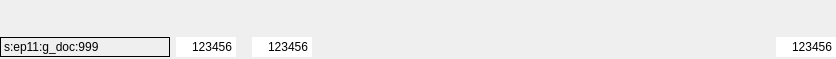
<?xml version="1.0" encoding="UTF-8"?>
<ui version="4.0">
 <class>PlayerControlWidget</class>
 <widget class="QWidget" name="PlayerControlWidget">
  <property name="geometry">
   <rect>
    <x>0</x>
    <y>0</y>
    <width>822</width>
    <height>59</height>
   </rect>
  </property>
  <property name="windowTitle">
   <string>Form</string>
  </property>
  <layout class="QVBoxLayout" name="verticalLayout">
   <property name="spacing">
    <number>3</number>
   </property>
   <property name="leftMargin">
    <number>0</number>
   </property>
   <property name="topMargin">
    <number>0</number>
   </property>
   <property name="rightMargin">
    <number>0</number>
   </property>
   <property name="bottomMargin">
    <number>0</number>
   </property>
   <item>
    <layout class="QHBoxLayout" name="horizontalLayout_4">
     <item>
      <widget class="CustomQSliderWidget" name="slider_frames" native="true">
       <property name="sizePolicy">
        <sizepolicy hsizetype="MinimumExpanding" vsizetype="Minimum">
         <horstretch>0</horstretch>
         <verstretch>0</verstretch>
        </sizepolicy>
       </property>
       <property name="minimumSize">
        <size>
         <width>750</width>
         <height>30</height>
        </size>
       </property>
      </widget>
     </item>
     <item>
      <layout class="QHBoxLayout" name="horizontalLayout">
       <item>
        <widget class="QPushButton" name="pushButton_play_pause">
         <property name="focusPolicy">
          <enum>Qt::FocusPolicy::NoFocus</enum>
         </property>
         <property name="text">
          <string/>
         </property>
         <property name="icon">
          <iconset>
           <normaloff>../../icons/blue/play.svg</normaloff>../../icons/blue/play.svg</iconset>
         </property>
         <property name="checkable">
          <bool>true</bool>
         </property>
         <property name="flat">
          <bool>true</bool>
         </property>
        </widget>
       </item>
       <item>
        <widget class="QPushButton" name="pushButton_loop">
         <property name="focusPolicy">
          <enum>Qt::FocusPolicy::NoFocus</enum>
         </property>
         <property name="text">
          <string/>
         </property>
         <property name="icon">
          <iconset>
           <normaloff>../../icons/grey/repeat.svg</normaloff>
           <normalon>../../icons/blue/repeat.svg</normalon>../../icons/grey/repeat.svg</iconset>
         </property>
         <property name="checkable">
          <bool>true</bool>
         </property>
         <property name="flat">
          <bool>true</bool>
         </property>
        </widget>
       </item>
      </layout>
     </item>
    </layout>
   </item>
   <item>
    <layout class="QHBoxLayout" name="horizontalLayout_3">
     <property name="spacing">
      <number>6</number>
     </property>
     <item>
      <widget class="QLabel" name="label_ed_ep_part">
       <property name="minimumSize">
        <size>
         <width>170</width>
         <height>0</height>
        </size>
       </property>
       <property name="maximumSize">
        <size>
         <width>180</width>
         <height>16777215</height>
        </size>
       </property>
       <property name="frameShape">
        <enum>QFrame::Shape::Box</enum>
       </property>
       <property name="frameShadow">
        <enum>QFrame::Shadow::Plain</enum>
       </property>
       <property name="lineWidth">
        <number>1</number>
       </property>
       <property name="text">
        <string>s:ep11:g_doc:999</string>
       </property>
      </widget>
     </item>
     <item>
      <widget class="QLineEdit" name="lineEdit_fno">
       <property name="sizePolicy">
        <sizepolicy hsizetype="Maximum" vsizetype="Fixed">
         <horstretch>0</horstretch>
         <verstretch>0</verstretch>
        </sizepolicy>
       </property>
       <property name="minimumSize">
        <size>
         <width>55</width>
         <height>0</height>
        </size>
       </property>
       <property name="maximumSize">
        <size>
         <width>60</width>
         <height>16777215</height>
        </size>
       </property>
       <property name="focusPolicy">
        <enum>Qt::FocusPolicy::NoFocus</enum>
       </property>
       <property name="text">
        <string>123456</string>
       </property>
       <property name="frame">
        <bool>false</bool>
       </property>
       <property name="alignment">
        <set>Qt::AlignmentFlag::AlignRight|Qt::AlignmentFlag::AlignTrailing|Qt::AlignmentFlag::AlignVCenter</set>
       </property>
       <property name="readOnly">
        <bool>true</bool>
       </property>
      </widget>
     </item>
     <item>
      <spacer name="horizontalSpacer_3">
       <property name="orientation">
        <enum>Qt::Orientation::Horizontal</enum>
       </property>
       <property name="sizeType">
        <enum>QSizePolicy::Policy::Fixed</enum>
       </property>
       <property name="sizeHint" stdset="0">
        <size>
         <width>10</width>
         <height>20</height>
        </size>
       </property>
      </spacer>
     </item>
     <item>
      <widget class="QLineEdit" name="lineEdit_frame_no">
       <property name="sizePolicy">
        <sizepolicy hsizetype="Maximum" vsizetype="Fixed">
         <horstretch>0</horstretch>
         <verstretch>0</verstretch>
        </sizepolicy>
       </property>
       <property name="minimumSize">
        <size>
         <width>55</width>
         <height>0</height>
        </size>
       </property>
       <property name="maximumSize">
        <size>
         <width>60</width>
         <height>16777215</height>
        </size>
       </property>
       <property name="focusPolicy">
        <enum>Qt::FocusPolicy::NoFocus</enum>
       </property>
       <property name="text">
        <string>123456</string>
       </property>
       <property name="frame">
        <bool>false</bool>
       </property>
       <property name="alignment">
        <set>Qt::AlignmentFlag::AlignRight|Qt::AlignmentFlag::AlignTrailing|Qt::AlignmentFlag::AlignVCenter</set>
       </property>
       <property name="readOnly">
        <bool>true</bool>
       </property>
      </widget>
     </item>
     <item>
      <spacer name="horizontalSpacer">
       <property name="orientation">
        <enum>Qt::Orientation::Horizontal</enum>
       </property>
       <property name="sizeHint" stdset="0">
        <size>
         <width>40</width>
         <height>20</height>
        </size>
       </property>
      </spacer>
     </item>
     <item>
      <widget class="QLineEdit" name="lineEdit_frame_index">
       <property name="sizePolicy">
        <sizepolicy hsizetype="Maximum" vsizetype="Fixed">
         <horstretch>0</horstretch>
         <verstretch>0</verstretch>
        </sizepolicy>
       </property>
       <property name="minimumSize">
        <size>
         <width>55</width>
         <height>0</height>
        </size>
       </property>
       <property name="maximumSize">
        <size>
         <width>60</width>
         <height>16777215</height>
        </size>
       </property>
       <property name="focusPolicy">
        <enum>Qt::FocusPolicy::NoFocus</enum>
       </property>
       <property name="text">
        <string>123456</string>
       </property>
       <property name="frame">
        <bool>false</bool>
       </property>
       <property name="alignment">
        <set>Qt::AlignmentFlag::AlignRight|Qt::AlignmentFlag::AlignTrailing|Qt::AlignmentFlag::AlignVCenter</set>
       </property>
       <property name="readOnly">
        <bool>true</bool>
       </property>
      </widget>
     </item>
    </layout>
   </item>
  </layout>
 </widget>
 <customwidgets>
  <customwidget>
   <class>CustomQSliderWidget</class>
   <extends>QWidget</extends>
   <header>ui.widget_custom_qslider</header>
   <container>1</container>
  </customwidget>
 </customwidgets>
 <resources/>
 <connections/>
</ui>
